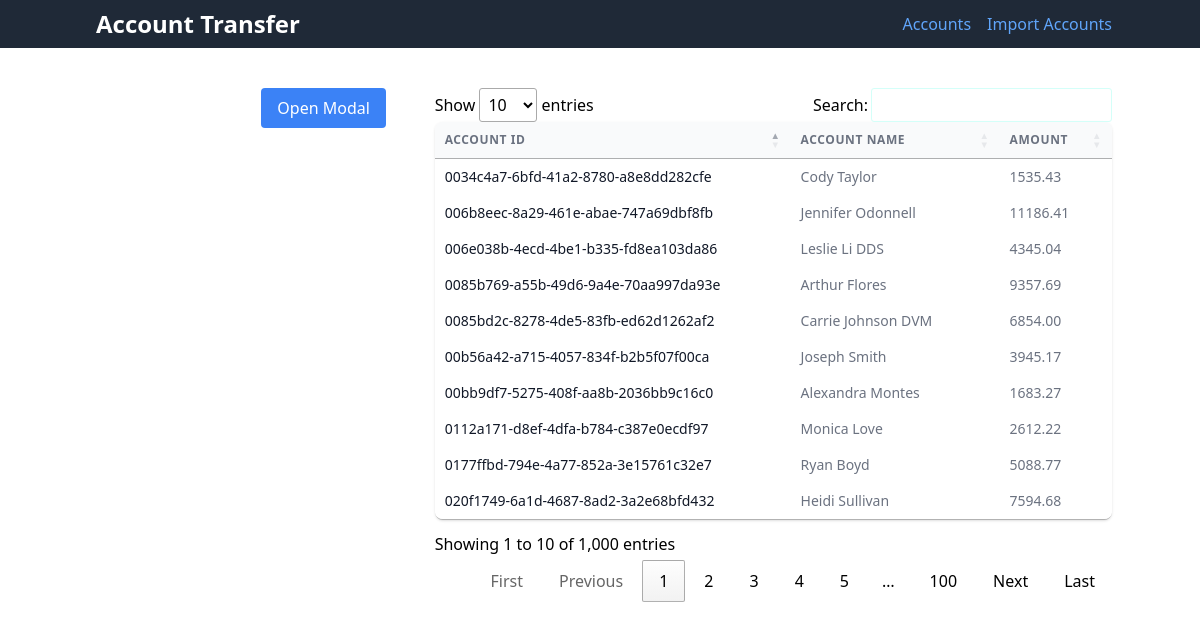
The app's page /account_transfer/ with its own data.
### base/models.py (models this page shows, shortened)
class Account(models.Model):
    id = models.CharField(primary_key=True,max_length=200)
    name = models.CharField(max_length=200)
    balance = models.DecimalField(max_digits=10, decimal_places=2)

### base/views.py (the view)
# urls.py: path('account_transfer/', views.account_transfer, name='account_transfer'),
def account_transfer(request):
    accounts = list(Account.objects.values())
    return render(request, 'account_transfer.html', {'accounts': accounts})

### base/templates/account_transfer.html (shortened to what this page needs)
{% extends 'base.html' %}
{% block custom_head %}
<link rel="stylesheet" type="text/css" href="https://cdn.datatables.net/1.10.21/css/jquery.dataTables.min.css">
{% endblock custom_head %}
{% block content %}
<div class="container mx-auto mt-10 grid grid-cols-6 gap-4">
    <div class="col-span-1">
    </div>
    <div>
        <button class="bg-blue-500 text-white px-4 py-2 rounded" onclick="openModal()">Open Modal</button>
    </div>
    <div class="col-span-4">
        <table id="example" class="min-w-full divide-y divide-gray-200 bg-white shadow overflow-hidden border-b border-gray-200 sm:rounded-lg">
            <thead class="bg-gray-50">
                <tr>
                    <th scope="col" class="px-6 py-3 text-left text-xs font-medium text-gray-500 uppercase tracking-wider">
                        Account ID
                    </th>
                    <th scope="col" class="px-6 py-3 text-left text-xs font-medium text-gray-500 uppercase tracking-wider">
                        Account Name
                    </th>
                    <th scope="col" class="px-6 py-3 text-left text-xs font-medium text-gray-500 uppercase tracking-wider">
                        Amount
                    </th>
                </tr>
            </thead>
            <tbody class="bg-white divide-y divide-gray-200">
                {% for account in accounts %}
                <tr>
                    <td class="px-6 py-4 whitespace-nowrap text-sm font-medium text-gray-900">
                        {{ account.id }}
                    </td>
                    <td class="px-6 py-4 whitespace-nowrap text-sm text-gray-500">
                        {{ account.name }}
                    </td>
                    <td class="px-6 py-4 whitespace-nowrap text-sm text-gray-500">
                        {{ account.balance }}
                    </td>
                </tr>
                {% endfor %}
            </tbody>
        </table>
    </div>
</div>
{% endblock %}

### base/templates/base.html (shortened to what this page needs)
<!DOCTYPE html>
<html lang="en">
<head>
</head>
<script src="https://cdn.tailwindcss.com"></script>
{% block custom_head %}
{% endblock custom_head %}
<body>
<nav class="bg-gray-800 p-2 mt-0  w-full z-10 top-0">
    <div class="container mx-auto flex flex-wrap items-center">
        <div class="flex w-1/2 justify-start text-white font-extrabold">
            <a class="text-white no-underline hover:text-white hover:no-underline" href="#">
                <span class="text-2xl pl-2"> Account Transfer</span>
            </a>
        </div>
        <div class="flex w-1/2 justify-end content-center">
            <a class="inline-block text-blue-400 no-underline hover:text-gray-200 hover:text-underline mr-4" href="{% url 'account_transfer' %}">Accounts</a>
            <a class="inline-block text-blue-400 no-underline hover:text-gray-200 hover:text-underline" href="{% url 'import_accounts' %}">Import Accounts</a>
        </div>
    </div>
</nav>
{% block content %}
{% endblock %}
</body>
</html>

### records on screen
Account: id "006b8eec-8a29-461e-abae-747a69dbf8fb", name "Jennifer Odonnell", balance "11186.41"
Account: id "006e038b-4ecd-4be1-b335-fd8ea103da86", name "Leslie Li DDS", balance "4345.04"
Account: id "00bb9df7-5275-408f-aa8b-2036bb9c16c0", name "Alexandra Montes", balance "1683.27"
Account: id "0085bd2c-8278-4de5-83fb-ed62d1262af2", name "Carrie Johnson DVM", balance "6854.00"
Account: id "0085b769-a55b-49d6-9a4e-70aa997da93e", name "Arthur Flores", balance "9357.69"
Account: id "0034c4a7-6bfd-41a2-8780-a8e8dd282cfe", name "Cody Taylor", balance "1535.43"
Account: id "0112a171-d8ef-4dfa-b784-c387e0ecdf97", name "Monica Love", balance "2612.22"
Account: id "00b56a42-a715-4057-834f-b2b5f07f00ca", name "Joseph Smith", balance "3945.17"
Account: id "0177ffbd-794e-4a77-852a-3e15761c32e7", name "Ryan Boyd", balance "5088.77"
Account: id "020f1749-6a1d-4687-8ad2-3a2e68bfd432", name "Heidi Sullivan", balance "7594.68"
